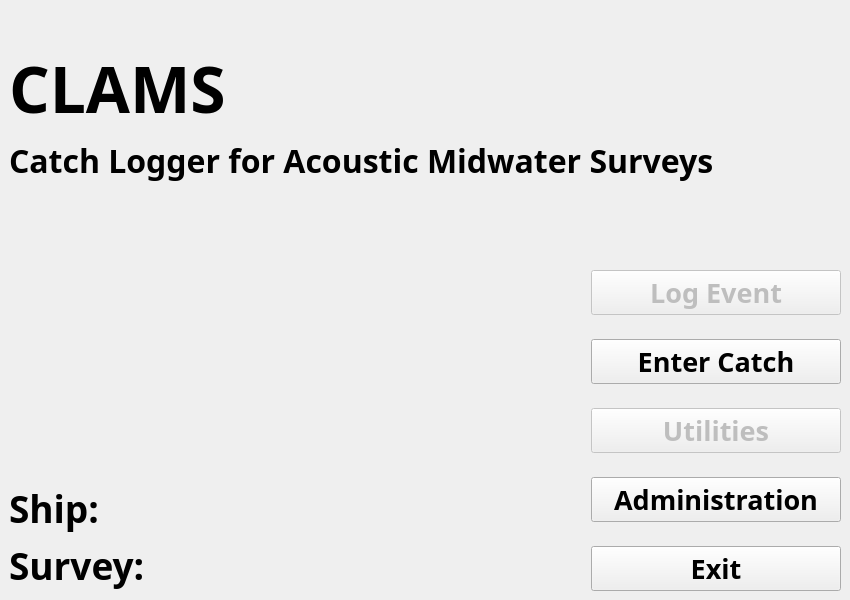
<?xml version="1.0" encoding="UTF-8"?>
<ui version="4.0">
 <class>clamsMain</class>
 <widget class="QMainWindow" name="clamsMain">
  <property name="geometry">
   <rect>
    <x>0</x>
    <y>0</y>
    <width>850</width>
    <height>600</height>
   </rect>
  </property>
  <property name="minimumSize">
   <size>
    <width>850</width>
    <height>600</height>
   </size>
  </property>
  <property name="maximumSize">
   <size>
    <width>3840</width>
    <height>2160</height>
   </size>
  </property>
  <property name="windowTitle">
   <string>Catch Logger for Midwater Acoustic Surveys</string>
  </property>
  <widget class="QWidget" name="centralwidget">
   <layout class="QVBoxLayout" name="verticalLayout_3">
    <item>
     <widget class="QLabel" name="schemaLabel">
      <property name="font">
       <font>
        <family>Gill Sans MT</family>
        <pointsize>16</pointsize>
        <weight>75</weight>
        <bold>true</bold>
       </font>
      </property>
      <property name="text">
       <string/>
      </property>
     </widget>
    </item>
    <item>
     <widget class="QLabel" name="titleLabel">
      <property name="font">
       <font>
        <family>Arial Black</family>
        <pointsize>48</pointsize>
        <weight>75</weight>
        <bold>true</bold>
       </font>
      </property>
      <property name="text">
       <string>CLAMS</string>
      </property>
     </widget>
    </item>
    <item>
     <widget class="QLabel" name="subtitleLabel">
      <property name="font">
       <font>
        <family>Arial Black</family>
        <pointsize>24</pointsize>
        <weight>75</weight>
        <italic>false</italic>
        <bold>true</bold>
       </font>
      </property>
      <property name="text">
       <string>Catch Logger for Acoustic Midwater Surveys</string>
      </property>
     </widget>
    </item>
    <item>
     <layout class="QHBoxLayout" name="horizontalLayout">
      <item>
       <layout class="QVBoxLayout" name="verticalLayout_2">
        <item>
         <spacer name="verticalSpacer">
          <property name="orientation">
           <enum>Qt::Vertical</enum>
          </property>
          <property name="sizeHint" stdset="0">
           <size>
            <width>20</width>
            <height>40</height>
           </size>
          </property>
         </spacer>
        </item>
        <item>
         <widget class="QLabel" name="shipLabel">
          <property name="font">
           <font>
            <family>Arial Black</family>
            <pointsize>28</pointsize>
            <weight>75</weight>
            <italic>false</italic>
            <bold>true</bold>
           </font>
          </property>
          <property name="text">
           <string>Ship:                          </string>
          </property>
         </widget>
        </item>
        <item>
         <widget class="QLabel" name="surveyLabel">
          <property name="font">
           <font>
            <family>Arial Black</family>
            <pointsize>28</pointsize>
            <weight>75</weight>
            <italic>false</italic>
            <bold>true</bold>
           </font>
          </property>
          <property name="text">
           <string>Survey:                       </string>
          </property>
         </widget>
        </item>
       </layout>
      </item>
      <item>
       <spacer name="horizontalSpacer">
        <property name="orientation">
         <enum>Qt::Horizontal</enum>
        </property>
        <property name="sizeHint" stdset="0">
         <size>
          <width>40</width>
          <height>20</height>
         </size>
        </property>
       </spacer>
      </item>
      <item>
       <layout class="QVBoxLayout" name="verticalLayout">
        <property name="spacing">
         <number>24</number>
        </property>
        <item>
         <spacer name="verticalSpacer_2">
          <property name="orientation">
           <enum>Qt::Vertical</enum>
          </property>
          <property name="sizeHint" stdset="0">
           <size>
            <width>20</width>
            <height>40</height>
           </size>
          </property>
         </spacer>
        </item>
        <item>
         <widget class="QPushButton" name="trawlEventBtn">
          <property name="enabled">
           <bool>false</bool>
          </property>
          <property name="minimumSize">
           <size>
            <width>250</width>
            <height>0</height>
           </size>
          </property>
          <property name="font">
           <font>
            <family>Arial Black</family>
            <pointsize>20</pointsize>
            <weight>75</weight>
            <bold>true</bold>
           </font>
          </property>
          <property name="text">
           <string>Log Event</string>
          </property>
         </widget>
        </item>
        <item>
         <widget class="QPushButton" name="procBtn">
          <property name="minimumSize">
           <size>
            <width>250</width>
            <height>0</height>
           </size>
          </property>
          <property name="font">
           <font>
            <family>Arial Black</family>
            <pointsize>20</pointsize>
            <weight>75</weight>
            <bold>true</bold>
           </font>
          </property>
          <property name="text">
           <string>Enter Catch</string>
          </property>
         </widget>
        </item>
        <item>
         <widget class="QPushButton" name="utilitiesBtn">
          <property name="enabled">
           <bool>false</bool>
          </property>
          <property name="minimumSize">
           <size>
            <width>250</width>
            <height>0</height>
           </size>
          </property>
          <property name="font">
           <font>
            <family>Arial Black</family>
            <pointsize>20</pointsize>
            <weight>75</weight>
            <bold>true</bold>
           </font>
          </property>
          <property name="text">
           <string>Utilities</string>
          </property>
         </widget>
        </item>
        <item>
         <widget class="QPushButton" name="adminBtn">
          <property name="minimumSize">
           <size>
            <width>250</width>
            <height>0</height>
           </size>
          </property>
          <property name="font">
           <font>
            <family>Arial Black</family>
            <pointsize>20</pointsize>
            <weight>75</weight>
            <bold>true</bold>
           </font>
          </property>
          <property name="text">
           <string>Administration</string>
          </property>
         </widget>
        </item>
        <item>
         <widget class="QPushButton" name="exitBtn">
          <property name="minimumSize">
           <size>
            <width>250</width>
            <height>0</height>
           </size>
          </property>
          <property name="font">
           <font>
            <family>Arial Black</family>
            <pointsize>20</pointsize>
            <weight>75</weight>
            <bold>true</bold>
           </font>
          </property>
          <property name="text">
           <string>Exit</string>
          </property>
         </widget>
        </item>
       </layout>
      </item>
     </layout>
    </item>
   </layout>
  </widget>
 </widget>
 <resources/>
 <connections/>
</ui>
